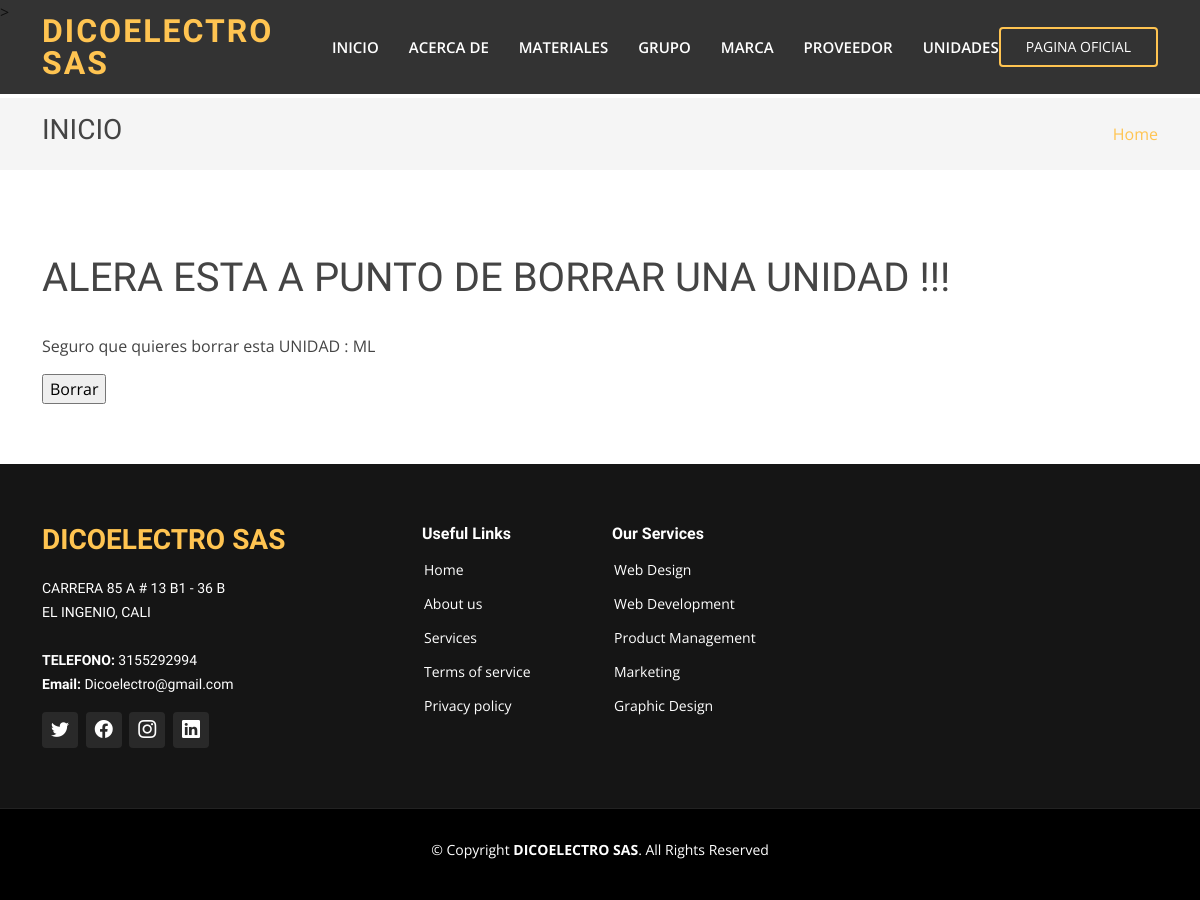
The app's page /unidades/eliminar/3, older data.
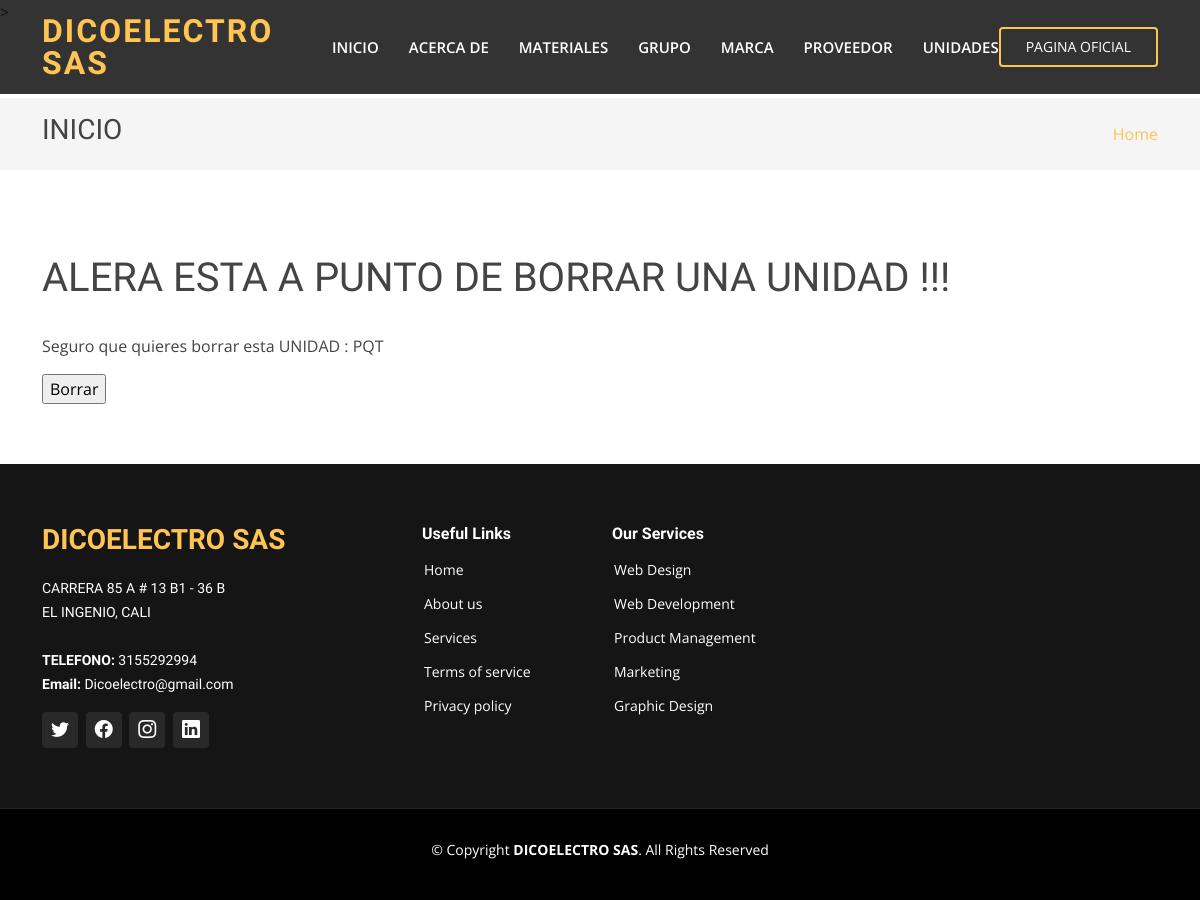
The same page, newer data.
### webapp/models.py (models this page shows, shortened)
class Unidad(models.Model):
    unidad = models.CharField(max_length=30, unique=True)

### webapp/views.py (the view)
# urls.py: path("unidades/eliminar/<int:id>", views.eliminar_unidad, name="eliminar-unidades"),
def eliminar_unidad(request, id):
    unidad = Unidad.objects.get(id=id)  # we need this for both GET and POST
    if request.method == 'POST':
        try:
            unidad.delete()
        except ProtectedError:
            return HttpResponseRedirect("cant-erase")
        return redirect('listar-unidades')
    return render(request,
                    'unidades/confirm_delete.html',
                    {'unidad': unidad})

### webapp/templates/unidades/confirm_delete.html (shortened to what this page needs)
{% extends "webapp/base.html" %}
{% load static %}
{% block content %}
    <section class="breadcrumbs">
      <div class="container">
        <div class="d-flex justify-content-between align-items-center">
          <h2>INICIO</h2>
          <ol>
            <li><a href="{% url 'inicio' %}">Home</a></li>
          </ol>
        </div>
      </div>
    </section>
    <section class="inner-page">
      <div class="container">
        <h1>ALERA ESTA A PUNTO DE BORRAR UNA UNIDAD !!!</h1>
        <p>Seguro que quieres borrar esta UNIDAD :  {{ unidad.unidad }}</p>
        <form action="" method="post">
            <input type="submit" value="Borrar">
            </form>
      </div>
    </section>
  {% endblock %}

Row changes from the older to the newer data that the page shows:
changed Unidad: unidad "ML" → "PQT"
